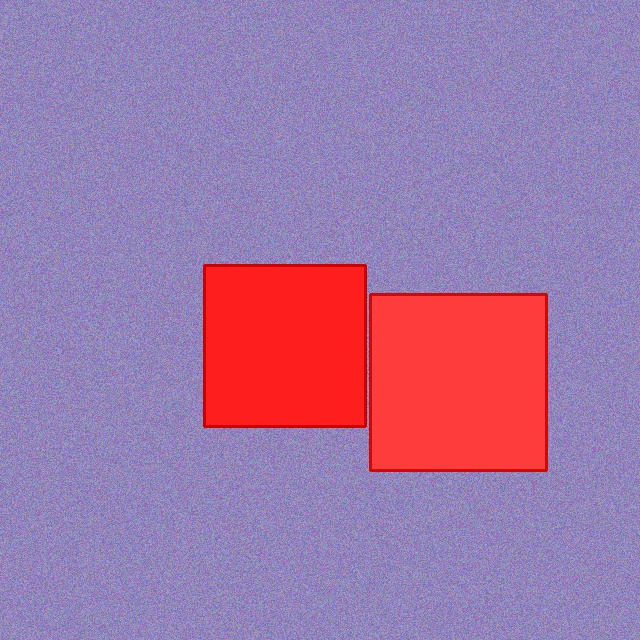
#> input picture test_images/test_image_1.jpg, 640 x 640 px
$ python helloTest2.py
#> lines starting #> are read from the running program, lines starting #| are printed output that depends on the picture; after the words box and inside, x2 and y2 are one past the last pixel; in counts of white or black regions, pixels touching at a corner belong together
# 红色方块检测示例
# 功能说明：使用 OpenCV 的颜色检测识别图片中红色方块的位置
# 原理：通过 HSV 颜色空间识别红色区域，然后找出方块的轮廓和位置

import cv2
import numpy as np
import os

def detect_red_square(image_path, output_path="red_square_detected.png"):
    """
    检测图片中的红色方块位置

    参数:
        image_path: 输入图片路径
        output_path: 输出结果图片路径

    功能:
        1. 读取图片并转换为 HSV 颜色空间
        2. 通过颜色范围筛选出红色区域
        3. 查找红色区域的轮廓
        4. 绘制检测框并显示位置信息
        5. 保存结果图片
    """
#> called with image_path = 'test_images/test_image_1.jpg', output_path = 'red_square_detected.png'
    print("🎯 红色方块检测程序")
    print("=" * 50)

    # 检查图片文件是否存在
    if not os.path.exists(image_path):
        print(f"❌ 错误：找不到图片文件 '{image_path}'")
        return

    # 读取图片
    print(f"\n📷 正在读取图片 '{image_path}'...")
    image = cv2.imread(image_path)
#> image is the input picture: shape (640, 640, 3); mean B, G, R 166.8, 119.7, 160.6

    if image is None:
        print(f"❌ 错误：无法读取图片 '{image_path}'")
        return

    # 转换为 HSV 颜色空间
    # HSV 比 RGB 更适合做颜色检测
    hsv = cv2.cvtColor(image, cv2.COLOR_BGR2HSV)
#> hsv: shape (640, 640, 3); mean H, S, V 109.8, 94.9, 196.5

    # 定义红色的 HSV 范围
    # 注意：红色在 HSV 色环上跨越 0 度，需要定义两个范围
    # 范围1：0-10（偏橙红）
    lower_red1 = np.array([0, 100, 100])
    upper_red1 = np.array([10, 255, 255])

    # 范围2：170-180（偏紫红）
    lower_red2 = np.array([170, 100, 100])
    upper_red2 = np.array([180, 255, 255])

    # 创建红色掩码
    mask1 = cv2.inRange(hsv, lower_red1, upper_red1)
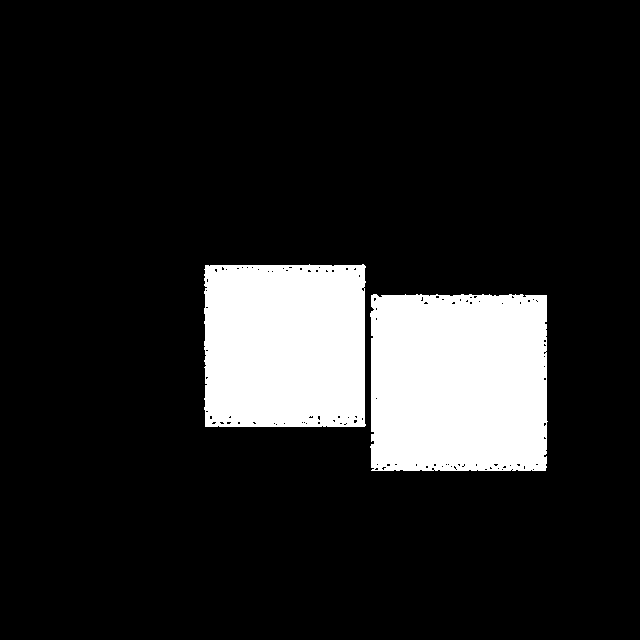
#> mask1: shape (640, 640); 13.8% white; 2 white regions, box (x1, y1, x2, y2) and area: (370, 294, 548, 471) 30754, (204, 264, 366, 427) 25794
    mask2 = cv2.inRange(hsv, lower_red2, upper_red2)
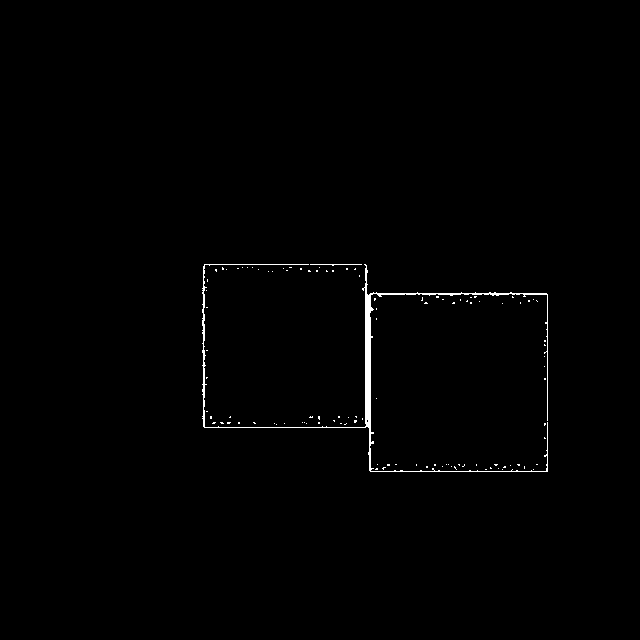
#> mask2: shape (640, 640); 0.66% white; 109 white regions (107 under 20 px), largest, box (x1, y1, x2, y2) and area: (202, 264, 548, 472) 2324, (310, 264, 362, 266) 54
    mask = cv2.bitwise_or(mask1, mask2)
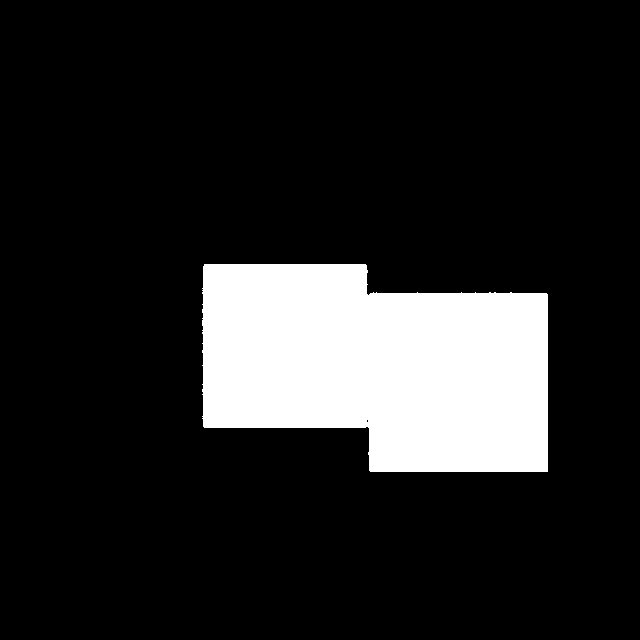
#> mask: shape (640, 640); 14.5% white; 1 white region, box (x1, y1, x2, y2) and area: (202, 264, 548, 472) 59242

    # 形态学操作：去除噪点和填充空洞
    kernel = np.ones((5, 5), np.uint8)
    mask = cv2.morphologyEx(mask, cv2.MORPH_CLOSE, kernel)
#> mask: shape (640, 640); 14.5% white; 1 white region, box (x1, y1, x2, y2) and area: (202, 264, 548, 472) 59274
    mask = cv2.morphologyEx(mask, cv2.MORPH_OPEN, kernel)
#> mask: shape (640, 640); 14.5% white; 1 white region

    # 查找轮廓
    print("\n🔍 正在检测红色方块...")
    contours, _ = cv2.findContours(mask, cv2.RETR_EXTERNAL, cv2.CHAIN_APPROX_SIMPLE)
#> contours = 1 contour; box (x1, y1, x2, y2) and area: (202, 264, 548, 472) 58702

    # 创建输出图片（在原图上绘制）
    result_image = image.copy()

    square_count = 0
    print("\n" + "=" * 50)
    print("🟥 检测到的红色方块位置信息：")
    print("=" * 50)

    # 遍历所有轮廓
    for i, contour in enumerate(contours):
        # 计算轮廓面积，过滤掉太小的区域（可能是噪点）
        area = cv2.contourArea(contour)

        # 设置最小面积阈值（根据实际情况调整）
        if area < 500:  # 面积小于 500 像素的忽略
            continue

        square_count += 1

        # 获取边界框
        x, y, w, h = cv2.boundingRect(contour)

        # 计算中心点
        center_x = x + w // 2
        center_y = y + h // 2

        # 计算近似多边形（判断是否为方形）
        epsilon = 0.04 * cv2.arcLength(contour, True)
        approx = cv2.approxPolyDP(contour, epsilon, True)

        # 打印检测信息
        print(f"\n红色方块 #{square_count}:")
        print(f"  📍 位置: ({x}, {y}) 到 ({x+w}, {y+h})")
        print(f"  🎯 中心点: ({center_x}, {center_y})")
        print(f"  📏 尺寸: 宽={w}px, 高={h}px")
        print(f"  📐 面积: {int(area)} 平方像素")
        print(f"  🔷 顶点数: {len(approx)}")

        # 在图片上绘制检测框（红色，线宽3）
        cv2.rectangle(result_image, (x, y), (x+w, y+h), (0, 0, 255), 3)

        # 绘制中心点
        cv2.circle(result_image, (center_x, center_y), 5, (255, 0, 0), -1)

        # 绘制标签
        label = f"Red Square #{square_count}"

        # 获取文本尺寸
        (text_width, text_height), baseline = cv2.getTextSize(
            label, cv2.FONT_HERSHEY_SIMPLEX, 0.7, 2)

        # 绘制标签背景（红色矩形）
        cv2.rectangle(result_image,
                     (x, y - text_height - 10),
                     (x + text_width, y),
                     (0, 0, 255), -1)

        # 绘制标签文本（白色）
        cv2.putText(result_image, label,
                   (x, y - 5),
                   cv2.FONT_HERSHEY_SIMPLEX, 0.7,
                   (255, 255, 255), 2)

        # 绘制轮廓（绿色）
        cv2.drawContours(result_image, [contour], -1, (0, 255, 0), 2)
#> this loop made 1 pass
#> (area, square_count, x, y, w, h, center_x, center_y) on pass 1: (58701.5, 1, 202, 264, 346, 208, 375, 368)
#| 红色方块 #1:
#|   📍 位置: (202, 264) 到 (548, 472)
#|   🎯 中心点: (375, 368)
#|   📏 尺寸: 宽=346px, 高=208px
#|   📐 面积: 58701 平方像素
#|   🔷 顶点数: 4
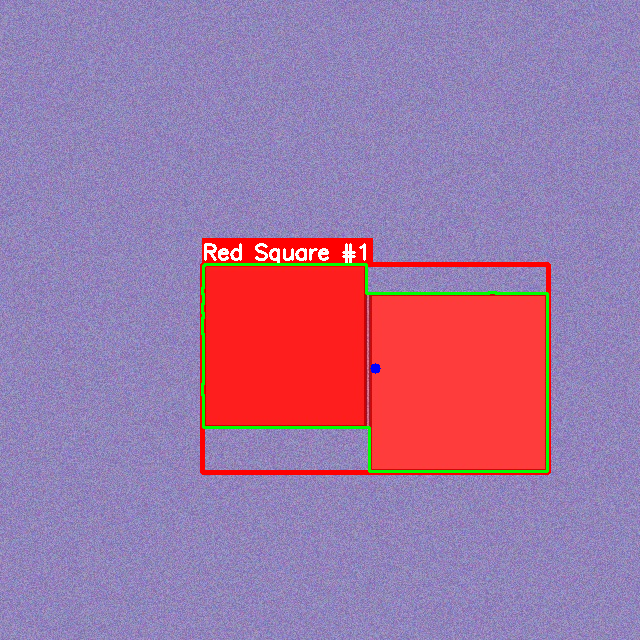
#> result_image: shape (640, 640, 3); 2.67% of pixels changed, all inside (x1, y1, x2, y2) = (200, 238, 551, 475)
#> after the loop, square_count = 1

    # 输出检测总结
    print("\n" + "=" * 50)
    if square_count > 0:
        print(f"✅ 检测完成！共找到 {square_count} 个红色方块")
#| ✅ 检测完成！共找到 1 个红色方块

        # 保存结果图片
        cv2.imwrite(output_path, result_image)
        print(f"\n💾 检测结果已保存到: {output_path}")
        print(f"📊 图片尺寸: {image.shape[1]}x{image.shape[0]} 像素")
#| 📊 图片尺寸: 640x640 像素
    else:
        print("❌ 未检测到红色方块")
        print("\n💡 提示：")
        print("   - 请确保图片中有明显的红色物体")
        print("   - 可以调整 HSV 颜色范围参数")
        print("   - 可以调整最小面积阈值")

    print("=" * 50)
    print("🚀 检测完成！")

def main():
    """
    主函数：设置图片路径并执行检测
    """
    # 设置输入图片路径（使用刚生成的测试图片）
    image_path = "test_images/test_image_1.jpg"  # 使用生成的测试图片

    # 执行检测
    detect_red_square(image_path)

if __name__ == "__main__":
    main()
